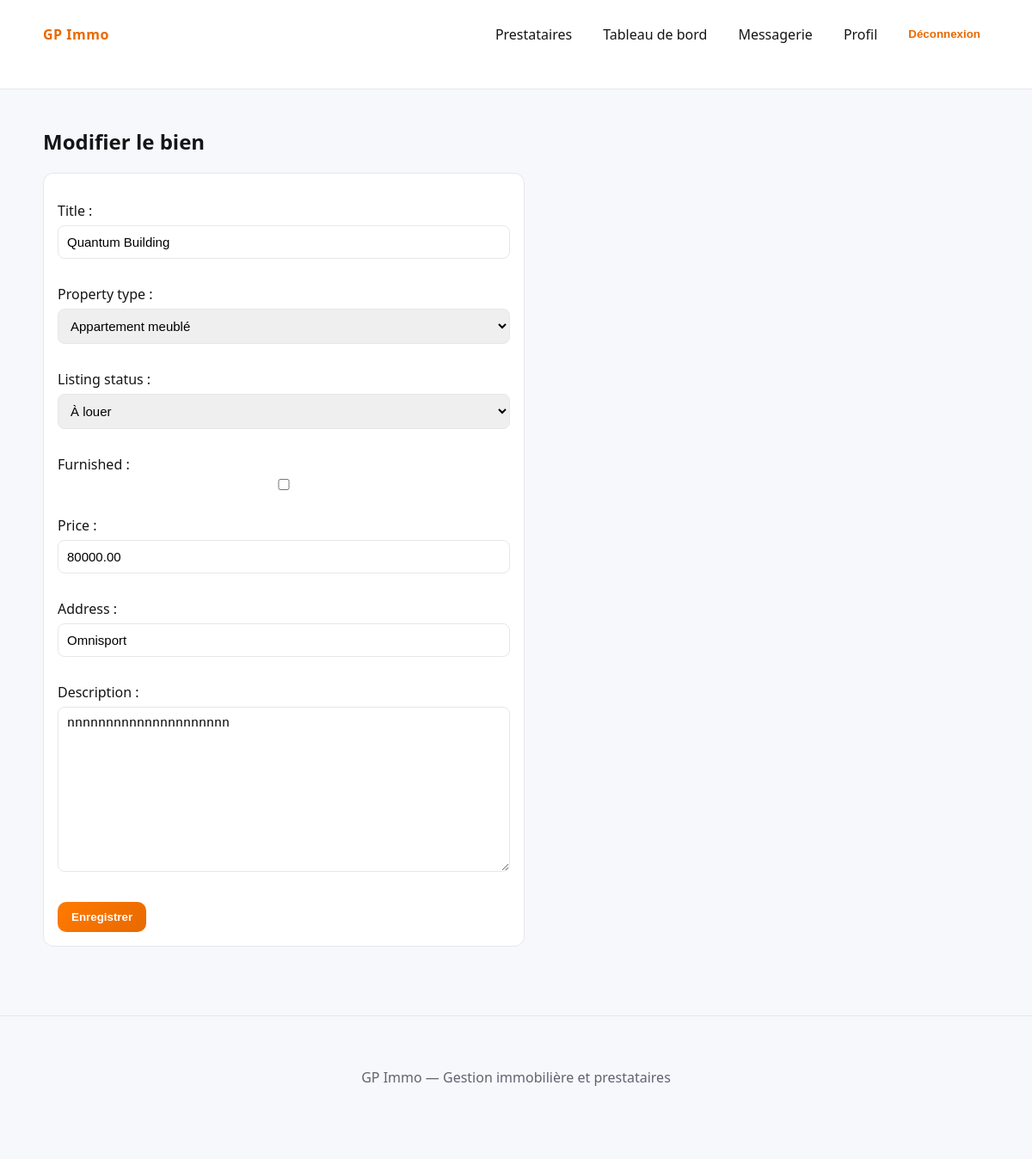
The page /biens/1/edition/ (signed in) on the database its author committed.
### immo/models.py (models this page shows, shortened)
class Bien(models.Model):
    class PropertyType(models.TextChoices):
        APPARTEMENT_LOCATION = "APPARTEMENT_LOCATION", "Appartement en location"
        APPARTEMENT_MEUBLE = "APPARTEMENT_MEUBLE", "Appartement meublé"
        STUDIO_LOCATION = "STUDIO_LOCATION", "Studio en location"
        STUDIO_MEUBLE = "STUDIO_MEUBLE", "Studio meublé"
        CHAMBRE_LOCATION = "CHAMBRE_LOCATION", "Chambre en location"
        CHAMBRE_MEUBLE = "CHAMBRE_MEUBLE", "Chambre meublée"
        MAGASIN = "MAGASIN", "Magasin"
        IMMEUBLE = "IMMEUBLE", "Immeuble"
        MAISON = "MAISON", "Maison"
    class ListingStatus(models.TextChoices):
        LOCATION = "LOCATION", "À louer"
        VENTE = "VENTE", "À vendre"
    owner = models.ForeignKey(
        settings.AUTH_USER_MODEL,
        on_delete=models.CASCADE,
        related_name="biens",
    )
    title = models.CharField(max_length=120)
    property_type = models.CharField(max_length=40, choices=PropertyType.choices)
    listing_status = models.CharField(
        max_length=20,
        choices=ListingStatus.choices,
        default=ListingStatus.LOCATION,
    )
    furnished = models.BooleanField(default=False)
    price = models.DecimalField(max_digits=12, decimal_places=2, null=True, blank=True)
    address = models.CharField(max_length=255, blank=True)
    description = models.TextField(blank=True)
    created_at = models.DateTimeField(auto_now_add=True)

### immo/views.py (the view)
# urls.py: path("biens/<int:pk>/edition/", views.bien_edit, name="bien_edit"),
@login_required
def bien_edit(request, pk):
    bien = get_object_or_404(Bien, pk=pk, owner=request.user)
    if request.method == "POST":
        form = BienForm(request.POST, instance=bien)
        if form.is_valid():
            form.save()
            messages.success(request, "Bien mis à jour.")
            return redirect("biens_list")
    else:
        form = BienForm(instance=bien)
    return render(request, "immo/bien_form.html", {"form": form, "title": "Modifier le bien"})

### immo/forms.py
class BienForm(forms.ModelForm):
    class Meta:
        model = Bien
        fields = [
            "title",
            "property_type",
            "listing_status",
            "furnished",
            "price",
            "address",
            "description",
        ]

### templates/immo/bien_form.html (shortened to what this page needs)
{% extends "base.html" %}
{% block content %}
<h2>{{ title }}</h2>
<form method="post" class="form-card">
    {{ form.as_p }}
    <button class="btn" type="submit">Enregistrer</button>
</form>
{% endblock %}

### static/css/style.css (style rules this page uses)
:root { --orange: #ff7a00; --orange-strong: #e86900; --bg: #f7f8fb; --text: #131517; --muted: #5e6470; --card: #ffffff; --border: #e5e7eb; }
* { box-sizing: border-box; }
body { margin: 0; font-family: "Segoe UI", Tahoma, sans-serif; background: var(--bg); color: var(--text); }
.btn { display: inline-block; padding: 10px 16px; border-radius: 10px; background: linear-gradient(135deg, var(--orange), var(--orange-strong)); color: white; font-weight: 700; border: none; cursor: pointer; }
.form-card { background: var(--card); border: 1px solid var(--border); border-radius: 12px; padding: 16px; max-width: 560px; }
.form-card input, .form-card textarea, .form-card select { width: 100%; padding: 10px; margin: 6px 0 14px; border: 1px solid var(--border); border-radius: 8px; font-size: 15px; }

### rows shown on the page
Bien: title "Quantum Building", property_type "Appartement meublé", listing_status "À louer", price "80000.00", address "Omnisport", description "nnnnnnnnnnnnnnnnnnnnn"

### other values the page prints
{{ title }} "Modifier le bien"
